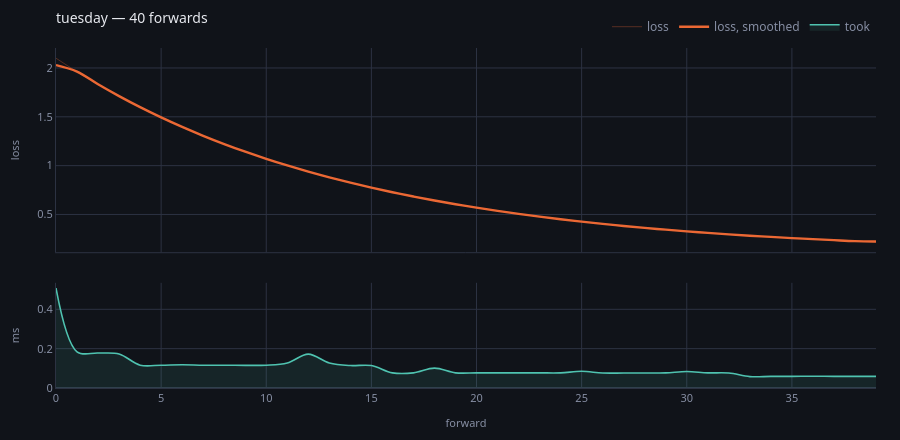

This figure's notebook cell:
### Markdown cell above
## Drawn

`progress` reads the store. The bold line is a **centred rolling mean**, not a
spline through the points: a spline invents the values between them, and an
overshoot dipping below a minimum that never happened is a figure that lies.
The raw series stays underneath it, thin, so nothing is hidden by the smoothing.

### Code cell
progress(store, run="tuesday")

### Figure 1 — Plotly figure (JSON) as saved in the notebook; plotly's stock layout.template omitted (floating-point values rounded to 4 significant figures)
{"data": [{"hovertemplate": "forward %{x}<br>loss %{y:.4g}<extra></extra>", "line": {"color": "#eb6834", "width": 1}, "mode": "lines", "name": "loss", "opacity": 0.32, "type": "scatter", "x": [0, 1, 2, 3, 4, 5, 6, 7, 8, 9, 10, 11, 12, 13, 14, 15, 16, 17, 18, 19, 20, 21, 22, 23, 24, 25, 26, 27, 28, 29, 30, 31, 32, 33, 34, 35, 36, 37, 38, 39], "xaxis": "x", "y": [2.1, 1.96, 1.83, 1.709, 1.596, 1.491, 1.394, 1.303, 1.219, 1.141, 1.068, 1.0, 0.9372, 0.8786, 0.8241, 0.7734, 0.7263, 0.6824, 0.6417, 0.6037, 0.5685, 0.5357, 0.5052, 0.4768, 0.4504, 0.4259, 0.4031, 0.3819, 0.3622, 0.3438, 0.3267, 0.3109, 0.2961, 0.2824, 0.2696, 0.2577, 0.2467, 0.2364, 0.2269, 0.218], "yaxis": "y"}, {"hovertemplate": "forward %{x}<br>mean %{y:.4g}<extra></extra>", "line": {"color": "#eb6834", "shape": "spline", "width": 2.4}, "mode": "lines", "name": "loss, smoothed", "type": "scatter", "x": [0, 1, 2, 3, 4, 5, 6, 7, 8, 9, 10, 11, 12, 13, 14, 15, 16, 17, 18, 19, 20, 21, 22, 23, 24, 25, 26, 27, 28, 29, 30, 31, 32, 33, 34, 35, 36, 37, 38, 39], "xaxis": "x", "y": [2.03, 1.963, 1.833, 1.712, 1.599, 1.494, 1.396, 1.306, 1.221, 1.143, 1.07, 1.002, 0.9387, 0.88, 0.8254, 0.7746, 0.7274, 0.6834, 0.6426, 0.6046, 0.5693, 0.5364, 0.5059, 0.4775, 0.4511, 0.4265, 0.4036, 0.3824, 0.3626, 0.3442, 0.3271, 0.3112, 0.2964, 0.2827, 0.2699, 0.258, 0.247, 0.2367, 0.2271, 0.2224], "yaxis": "y"}, {"fill": "tozeroy", "fillcolor": "rgba(79,195,176,0.10)", "hovertemplate": "forward %{x}<br>%{y:.1f} ms<extra></extra>", "line": {"color": "#4fc3b0", "shape": "spline", "width": 1.6}, "mode": "lines", "name": "took", "type": "scatter", "x": [0, 1, 2, 3, 4, 5, 6, 7, 8, 9, 10, 11, 12, 13, 14, 15, 16, 17, 18, 19, 20, 21, 22, 23, 24, 25, 26, 27, 28, 29, 30, 31, 32, 33, 34, 35, 36, 37, 38, 39], "xaxis": "x2", "y": [0.508, 0.184, 0.178, 0.173, 0.116, 0.116, 0.118, 0.116, 0.116, 0.115, 0.116, 0.127, 0.172, 0.127, 0.114, 0.114, 0.077, 0.077, 0.101, 0.077, 0.077, 0.077, 0.077, 0.077, 0.077, 0.085, 0.076, 0.076, 0.076, 0.077, 0.084, 0.077, 0.076, 0.058, 0.059, 0.059, 0.06, 0.059, 0.059, 0.059], "yaxis": "y2"}, {"hovertemplate": "forward %{x} broke<extra></extra>", "marker": {"color": "#ef5f6b", "size": 9, "symbol": "x"}, "mode": "markers", "name": "broke", "showlegend": false, "type": "scatter", "x": [], "xaxis": "x", "y": [], "yaxis": "y"}], "layout": {"font": {"color": "#e7e9ef", "family": "system-ui, -apple-system, Segoe UI, Roboto, sans-serif", "size": 12}, "height": 440, "hoverlabel": {"align": "left", "bgcolor": "#1a1e28", "bordercolor": "#2c3242", "font": {"color": "#e7e9ef", "family": "system-ui, -apple-system, Segoe UI, Roboto, sans-serif"}}, "hovermode": "x unified", "legend": {"bgcolor": "rgba(0,0,0,0)", "font": {"color": "#868ea3"}, "orientation": "h", "x": 1, "xanchor": "right", "y": 1.02, "yanchor": "bottom"}, "margin": {"b": 44, "l": 56, "r": 24, "t": 44}, "paper_bgcolor": "#101319", "plot_bgcolor": "#101319", "title": {"font": {"size": 14}, "text": "tuesday — 40 forwards", "x": 0, "xanchor": "left", "xref": "paper", "y": 0.97, "yanchor": "top"}, "xaxis": {"anchor": "y", "domain": [0.0, 1.0], "gridcolor": "#2c3242", "linecolor": "#2c3242", "matches": "x2", "showticklabels": false, "tickfont": {"color": "#868ea3", "size": 11}, "title": {"font": {"color": "#868ea3", "size": 11}}, "zerolinecolor": "#2c3242"}, "xaxis2": {"anchor": "y2", "domain": [0.0, 1.0], "gridcolor": "#2c3242", "linecolor": "#2c3242", "tickfont": {"color": "#868ea3", "size": 11}, "title": {"font": {"color": "#868ea3", "size": 11}, "text": "forward"}, "zerolinecolor": "#2c3242"}, "yaxis": {"anchor": "x", "domain": [0.3994, 1.0], "gridcolor": "#2c3242", "linecolor": "#2c3242", "tickfont": {"color": "#868ea3", "size": 11}, "title": {"font": {"color": "#868ea3", "size": 11}, "text": "loss"}, "zerolinecolor": "#2c3242"}, "yaxis2": {"anchor": "x2", "domain": [0.0, 0.3094], "gridcolor": "#2c3242", "linecolor": "#2c3242", "rangemode": "tozero", "tickfont": {"color": "#868ea3", "size": 11}, "title": {"font": {"color": "#868ea3", "size": 11}, "text": "ms"}, "zerolinecolor": "#2c3242"}}}
